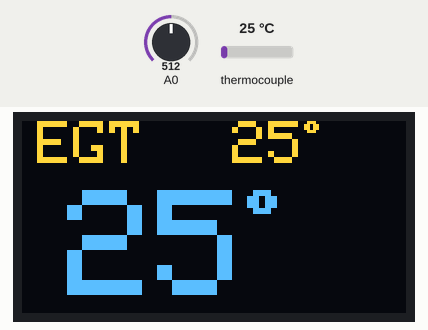
Simulated run of this sketch. Board: Arduino Uno, built with avr-gcc and run on an emulated ATmega328P. Parts: 128×64 one-colour display. The inputs (shaded band) are chosen by the test bench; at power-on: thermocouple 25 °C, A0 = 512. The OLED is the two-colour kind (top 16 rows yellow); what the sketch prints to the serial monitor is not drawn.

Above: at 1.2 s.
1.3 s: thermocouple set to 6 °C
At 2.3 s:
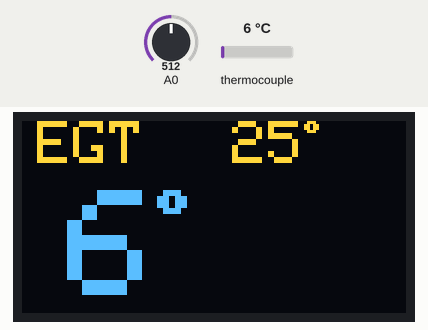
3.0 s: thermocouple set to 75 °C
At 4.2 s:
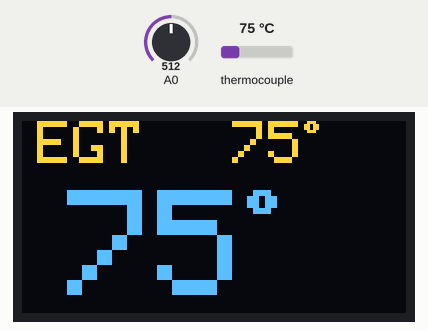
4.8 s: thermocouple set to 150 °C
At 5.6 s:
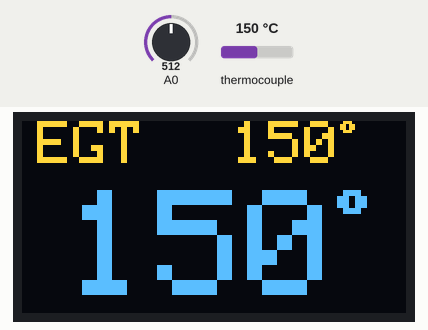
Timing chart, 0 to 7.8 s (numbered marks = the images above; inputs shaded):
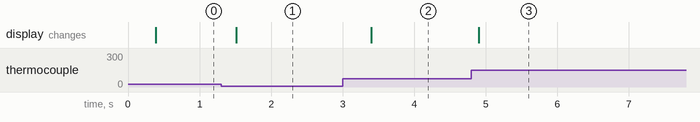

The sketch:

Saab_headlights_leveling_EGT.ino
```cpp
#include <SPI.h>
#include <Wire.h>
#include <Adafruit_GFX.h>
#include <Adafruit_SSD1306.h>
#include "max6675.h"

// Headlights
int mosfetTriggerPin = 9;
int reqestedPosition = 0;
int oppositePosition = 0;
//For mosfet usage it is required to revert the HIGH and the LOW.
uint8_t HIGH_O = LOW;
uint8_t LOW_O = HIGH;

// Display settings
const int screenWidth = 128; // OLED display width, in pixels
const int screenHeight = 64; // OLED display height, in pixels
const int oledReset = -1;
Adafruit_SSD1306 display(screenWidth, screenHeight, &Wire, oledReset);

// EGT sensor pins
#define SO_PIN 4
#define CS_PIN 3
#define SCK_PIN 2

const int egtLimit = 940;
const int egtRefreshInterval = 350;
unsigned long startMillisEgt;
unsigned long currentMillisEgt;

int egt = 0;
int maxEgt = 0;

MAX6675 thermocouple(SCK_PIN, CS_PIN, SO_PIN);

void setup()
{
  Serial.begin(115200);
  Serial.println("begin");

  pinMode(mosfetTriggerPin, OUTPUT);
  pinMode(A0, INPUT);

  // SSD1306_SWITCHCAPVCC = generate display voltage from 3.3V internally
  if (!display.begin(SSD1306_SWITCHCAPVCC, 0x3C)) {
    Serial.println(F("SSD1306 allocation failed"));
    for (;;); // Don't proceed, loop forever
  }
}

void loop()
{
  getRequestedHeadlightPosition();
  refreshEgt();

  delay(20);
}

void transmitionStart()
{
  digitalWrite(mosfetTriggerPin, HIGH_O);
  delay(2);
  digitalWrite(mosfetTriggerPin, LOW_O);
  delay(5);
  digitalWrite(mosfetTriggerPin, HIGH_O);
  delayMicroseconds(1000);

}

void transmitionData()
{
  digitalWrite(mosfetTriggerPin, HIGH_O);
  delayMicroseconds(reqestedPosition);
  digitalWrite(mosfetTriggerPin, LOW_O);
  delayMicroseconds(oppositePosition);
}

void transmitionEnd()
{
  digitalWrite(mosfetTriggerPin, LOW_O);
  delayMicroseconds(1000);
  digitalWrite(mosfetTriggerPin, HIGH_O);
  delayMicroseconds(1000);
  digitalWrite(mosfetTriggerPin, LOW_O);
  delayMicroseconds(500);
  digitalWrite(mosfetTriggerPin, HIGH_O);
  delayMicroseconds(500);
  digitalWrite(mosfetTriggerPin, LOW_O);
  delay(4);
}

void getRequestedHeadlightPosition()
{
  reqestedPosition = analogRead(A0)* 2.92;
  oppositePosition = 3000 - reqestedPosition;

  if (reqestedPosition <= 0)
  {
    reqestedPosition = 0;
  }

  if (oppositePosition <= 0)
  {
    oppositePosition = 0;
  }

  Serial.println(reqestedPosition);
  Serial.println(oppositePosition);

  transmitionStart();
  transmitionData();
  transmitionEnd();
}

void refreshEgt()
{
  currentMillisEgt = millis();
  if (currentMillisEgt - startMillisEgt >= egtRefreshInterval)
  {
    startMillisEgt = currentMillisEgt;

    egt = thermocouple.readCelsius();

    if (egt > maxEgt) {
      maxEgt = egt;
    }

    drawHeader(maxEgt);

    drawBody(egt);

    if (egt > egtLimit) {
    }
  }
}

void drawHeader(int maxValue) {

  display.clearDisplay();

  display.setTextSize(2);
  display.setTextColor(WHITE);

  display.setCursor(5, 0);
  display.print("EGT");

  display.setCursor(70, 0);
  display.print(maxValue);
  // temp symbol
  display.setTextSize(1);
  display.print((char)247);

  display.println();
  display.println();
}

void drawBody(int value) {

  // If the EGT has 4 symbols don't shopw the temp symbol
  if (value >= 1000) {
    display.setCursor(0, 23);
    display.setTextSize(5);
    display.print(value);
  }
  else {
    display.setCursor(15, 23);
    display.setTextSize(5);
    display.print(value);
    // temp symbol
    display.setTextSize(2);
    display.print((char)247);
  }

  display.display();
}

void showWarning(void) {

  // TODO: zumer
}
```

Measured:
- after the input at 1.3 s, the display: changes after 0.22 s (image 1)
- after the input at 3.0 s, the display: changes after 0.40 s (image 2)
- after the input at 4.8 s, the display: changes after 0.10 s (image 3)
